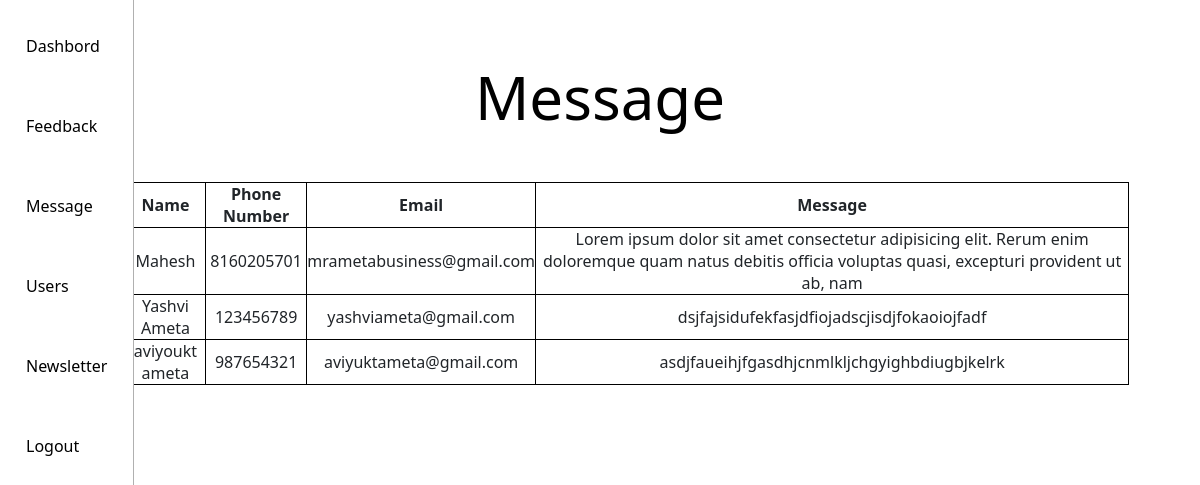
Screenshot of /code/admin/dashbord/contact.php (signed in) with the database file from the repository.
### tables this page shows
CREATE TABLE `contact` (
  `sr` int(11) NOT NULL,
  `name` varchar(50) NOT NULL,
  `mobileno` bigint(20) NOT NULL,
  `email` varchar(255) NOT NULL,
  `message` varchar(5000) NOT NULL
);

### code/admin/dashbord/contact.php (the view, shortened to what this page needs)
<?php include("header.php");
include("conn.php");
  $sql = "Select * from contact";
  $result = mysqli_query($con, $sql);
?>
<head>
</head>
<main>
    <?php include("sidebar.php")?>
  <section>
    <div class="content-page">
        <h1>Message</h1>
        <table style="width:90%; height:20%">
            <tr>
                <th>Serial No</th>
                <th>Name</th>
                <th>Phone Number</th>
                <th>Email</th>
                <th>Message</th>
            </tr>
           <?php
           while($row=mysqli_fetch_row($result)) {
                echo "
            <tr>
                <td>$row[0]</td>
                <td>$row[1]</td>
                <td>$row[2]</td>
                <td>$row[3]</td>
                <td>$row[4]</td>
            </tr>
            ";
            }
           ?>
        </table>
    </div>
  </section>
</main>

### code/admin/dashbord/dashbord.css (style rules this page uses)
* { margin: 0px; padding: 0px; box-sizing: border-box; }
main { display: flex; }
section { flex: 1; min-height: 100vh; position: relative; background-color: var(--section); }
.content-page { height: 100%; display: flex; flex-direction: column; width: 100%; justify-content: top; align-items: center; padding: 1%; }
.content-page h1 { font-size: 60px; line-height: 70px; text-align: center; margin: 50px 0; color: var(--black); }

### code/admin/dashbord/contact.php (style rules this page uses)
table, th, td { border: 1px solid black; text-align:center; }

### rows the page displays
contact: name "Mahesh", mobileno "8160205701", email "mrametabusiness@gmail.com", message "Lorem ipsum dolor sit amet consectetur adipisicing elit. Rerum enim doloremque quam natus debitis officia voluptas quasi, excepturi provident ut ab, nam"
contact: name "Yashvi Ameta", mobileno "123456789", email "yashviameta@gmail.com", message "dsjfajsidufekfasjdfiojadscjisdjfokaoiojfadf"
contact: name "aviyoukt ameta", mobileno "987654321", email "aviyuktameta@gmail.com", message "asdjfaueihjfgasdhjcnmlkljchgyighbdiugbjkelrk"
